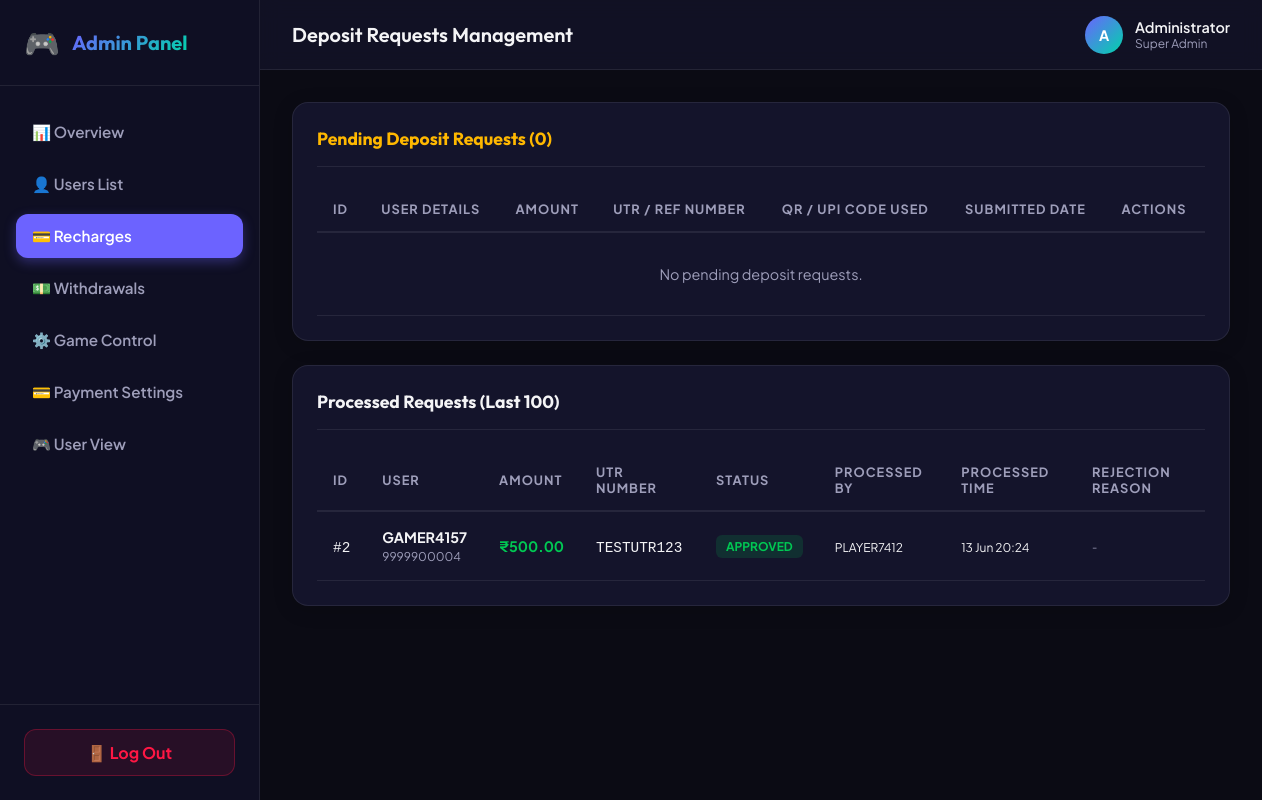
The app's page /admin-dashboard/recharges/ (signed in), older data.
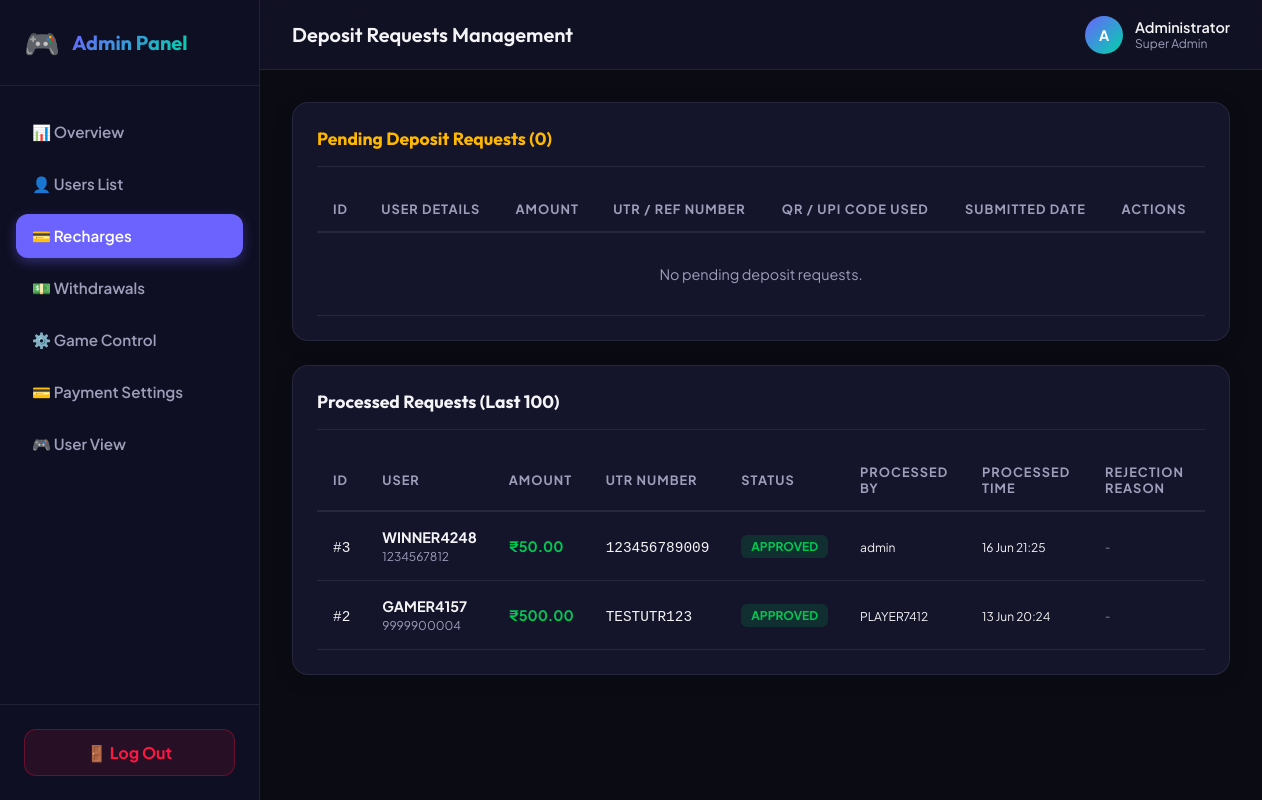
The same page, newer data.
### wallet/models.py (models this page shows, shortened)
class Recharge(models.Model):
    STATUS_CHOICES = [
        ('pending', 'Pending'),
        ('approved', 'Approved'),
        ('rejected', 'Rejected'),
    ]
    user = models.ForeignKey(settings.AUTH_USER_MODEL, on_delete=models.CASCADE, related_name='recharges')
    amount = models.DecimalField(max_digits=10, decimal_places=2)
    utr_number = models.CharField(max_length=50)
    qr_code_used = models.CharField(max_length=200, blank=True)
    upi_id_used = models.CharField(max_length=100, blank=True)
    status = models.CharField(max_length=20, choices=STATUS_CHOICES, default='pending')
    processed_by = models.ForeignKey(
        settings.AUTH_USER_MODEL,
        on_delete=models.SET_NULL,
        null=True,
        blank=True,
        related_name='processed_recharges',
        limit_choices_to={'is_staff': True}
    )
    processed_at = models.DateTimeField(null=True, blank=True)
    rejection_reason = models.TextField(null=True, blank=True)
    created_at = models.DateTimeField(auto_now_add=True)
    updated_at = models.DateTimeField(auto_now=True)
    class Meta:
        ordering = ['-created_at']
        verbose_name_plural = 'Recharge Requests'

### core/models.py (models this page shows, shortened)
class User(AbstractUser):
    uid = models.IntegerField(unique=True, editable=False, default=generate_uid)
    username = models.CharField(max_length=20, unique=True, default=generate_username)
    name = models.CharField(max_length=100)
    mobile = models.CharField(max_length=15, unique=True)
    email = models.EmailField(unique=True)
    referral_code = models.CharField(max_length=10, unique=True, default=generate_referral_code)
    referred_by = models.ForeignKey('self', on_delete=models.SET_NULL, null=True, blank=True, related_name='referred_users')
    is_blocked = models.BooleanField(default=False)
    blocked_at = models.DateTimeField(null=True, blank=True)
    blocked_reason = models.TextField(null=True, blank=True)
    profile_image = models.ImageField(upload_to='profile_images/', null=True, blank=True)
    created_at = models.DateTimeField(auto_now_add=True)
    updated_at = models.DateTimeField(auto_now=True)
    last_login_at = models.DateTimeField(null=True, blank=True)
    USERNAME_FIELD = 'mobile'
    REQUIRED_FIELDS = ['email', 'name']
    objects = CustomUserManager()
    class Meta:
        ordering = ['-created_at']

### core/admin_views.py (the view)
    @login_required(login_url='login')
    def _wrapped_view(request, *args, **kwargs):
        if not (request.user.is_superuser or request.user.is_staff):
            return HttpResponseForbidden("Access Denied: You are not authorized to view this page.")
        return view_func(request, *args, **kwargs)

### core/admin_views.py (called while the page is built)
def admin_required(view_func):
    @login_required(login_url='login')
    def _wrapped_view(request, *args, **kwargs):
        if not (request.user.is_superuser or request.user.is_staff):
            return HttpResponseForbidden("Access Denied: You are not authorized to view this page.")
        return view_func(request, *args, **kwargs)
    return _wrapped_view

@admin_required
def admin_recharges_view(request):
    pending_recharges = Recharge.objects.filter(status='pending').order_by('-created_at')
    processed_recharges = Recharge.objects.exclude(status='pending').order_by('-created_at')[:100]
    context = {
        'pending_recharges': pending_recharges,
        'processed_recharges': processed_recharges,
    }
    return render(request, 'admin_custom/recharges.html', context)

### core/context_processors.py (called while the page is built)
def site_settings(request):
    return {
        'SITE_NAME': 'Color Prediction',
        'SITE_SETTING': {
            'admin_upi': getattr(settings, 'ADMIN_UPI', 'Not configured'),
            'admin_qr': getattr(settings, 'ADMIN_QR', ''),
        },
        'GAME_SETTINGS': settings.GAME_SETTINGS,
    }

### templates/admin_custom/recharges.html (shortened to what the changed rows need)
{% extends 'admin_custom/base_admin.html' %}
{% block page_title %}Deposit Requests Management{% endblock %}
{% block admin_content %}
<div class="card">
    <div class="table-responsive">
        <table class="table">
            <thead>
                <tr>
                    <th>ID</th>
                    <th>User Details</th>
                    <th>Amount</th>
                    <th>UTR / Ref Number</th>
                    <th>QR / UPI Code Used</th>
                    <th>Submitted Date</th>
                    <th>Actions</th>
                </tr>
            </thead>
        </table>
    </div>
</div>
<div class="card">
    <div class="table-responsive">
        <table class="table">
            <thead>
                <tr>
                    <th>ID</th>
                    <th>User</th>
                    <th>Amount</th>
                    <th>UTR Number</th>
                    <th>Status</th>
                    <th>Processed By</th>
                    <th>Processed Time</th>
                    <th>Rejection Reason</th>
                </tr>
            </thead>
            <tbody>
                {% for r in processed_recharges %}
                <tr>
                    <td><code>#{{ r.id }}</code></td>
                    <td>
                        <strong>{{ r.user.username }}</strong><br>
                        <small style="color: var(--text-secondary);">{{ r.user.mobile }}</small>
                    </td>
                    <td style="font-weight: 700; color: {% if r.status == 'approved' %}var(--color-green){% else %}var(--color-red){% endif %};">₹{{ r.amount }}</td>
                    <td><code>{{ r.utr_number }}</code></td>
                    <td>
                        <span class="badge {% if r.status == 'approved' %}badge-success{% else %}badge-danger{% endif %}">
                            {{ r.get_status_display }}
                        </span>
                    </td>
                    <td><small>{{ r.processed_by.username|default:"-" }}</small></td>
                    <td><small>{{ r.processed_at|date:"d M H:i"|default:"-" }}</small></td>
                    <td style="max-width: 200px; font-size: 0.8rem; color: var(--text-secondary);"><small>{{ r.rejection_reason|default:"-" }}</small></td>
                </tr>
                {% empty %}
                <tr>
                    <td colspan="8" style="text-align: center; color: var(--text-secondary); padding: 24px;">No processed deposit records.</td>
                </tr>
                {% endfor %}
            </tbody>
        </table>
    </div>
</div>
{% endblock %}

Row changes from the older to the newer data that the page shows:
added Recharge: id "3", user.username "WINNER4248", user.mobile "1234567812", amount "50.00", utr_number "123456789009", status "APPROVED", processed_by.username "admin", processed_at "16 Jun 21:25", rejection_reason "-"
